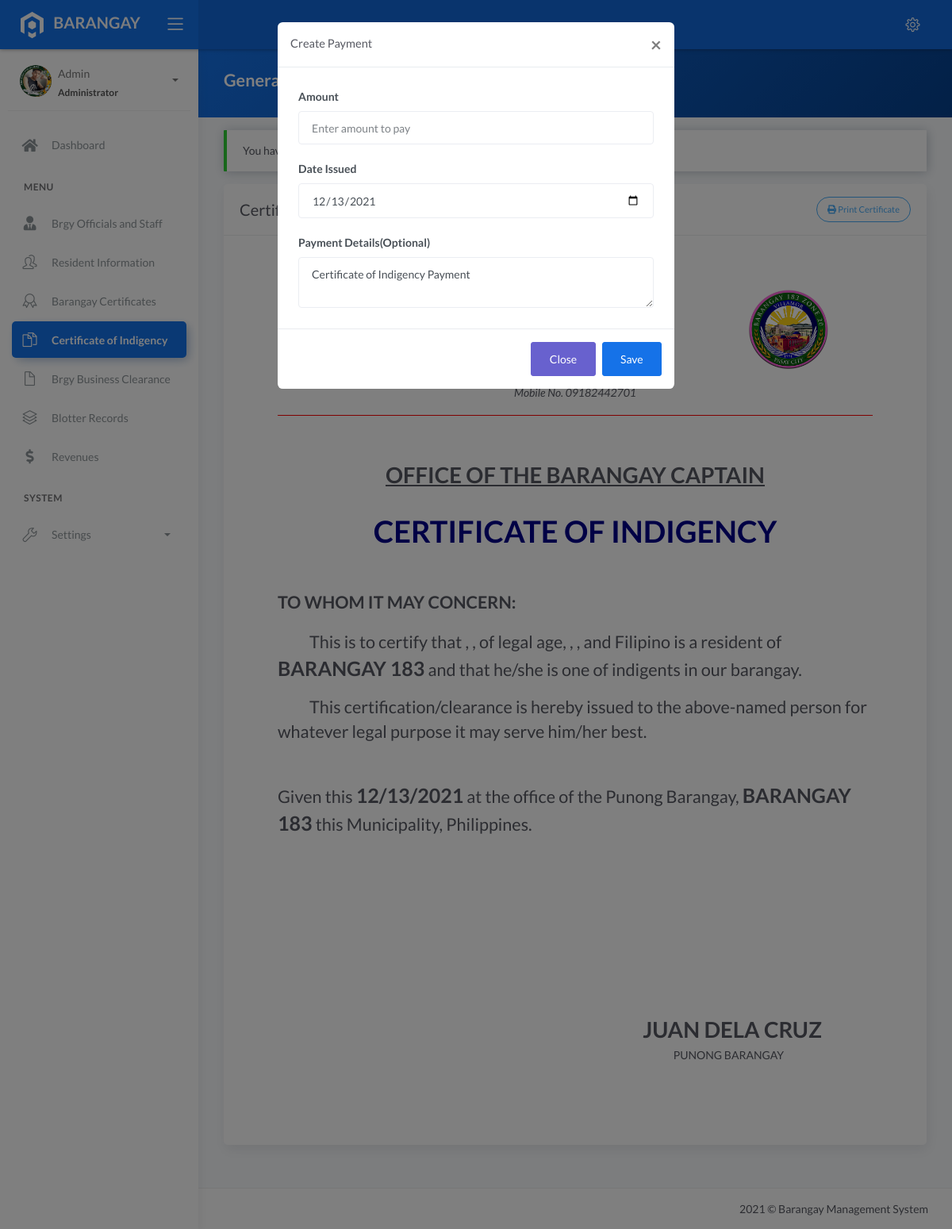
The page /generate_indi_cert.php (signed in) on the database its author committed.
### tables this page shows
CREATE TABLE `tblbrgy_info` (
  `id` int(11) NOT NULL AUTO_INCREMENT,
  `province` varchar(100) DEFAULT NULL,
  `town` varchar(100) DEFAULT NULL,
  `brgy_name` varchar(50) DEFAULT NULL,
  `number` varchar(50) DEFAULT NULL,
  `text` text DEFAULT NULL,
  `image` varchar(200) DEFAULT NULL,
  `city_logo` varchar(100) DEFAULT NULL,
  `brgy_logo` varchar(100) DEFAULT NULL,
  PRIMARY KEY (`id`)
);

CREATE TABLE `tblofficials` (
  `id` int(11) NOT NULL AUTO_INCREMENT,
  `name` varchar(50) DEFAULT NULL,
  `chairmanship` varchar(50) DEFAULT NULL,
  `position` varchar(50) DEFAULT NULL,
  `termstart` date DEFAULT NULL,
  `termend` date DEFAULT NULL,
  `status` varchar(20) DEFAULT NULL,
  PRIMARY KEY (`id`)
);

### model/fetch_brgy_info.php (called while the page is built, shortened)
<?php
    $query = "SELECT * FROM tblbrgy_info";
    $result = $conn->query($query);
	$row = $result->fetch_assoc();
	if($row){
		$brgy 		= $row['brgy_name'];
		$number =  $row['number'];
		$brgy_logo		= $row['brgy_logo'];
	}
?>

### generate_indi_cert.php (the view, shortened to what this page needs)
<?php include 'server/server.php' ?>
<?php
    $c = "SELECT * FROM tblofficials JOIN tblposition ON tblofficials.position=tblposition.id WHERE tblposition.position='Captain'";
    $captain = $conn->query($c)->fetch_assoc();
?>
<!DOCTYPE html>
<html lang="en">
<head>
	<?php include 'templates/header.php' ?>
</head>
<body>
	<div class="wrapper">
		<?php include 'templates/main-header.php' ?>
		<?php include 'templates/sidebar.php' ?>
		<div class="main-panel">
			<div class="content">
				<div class="panel-header bg-primary-gradient">
					<div class="page-inner">
						<div class="d-flex align-items-left align-items-md-center flex-column flex-md-row">
							<div>
								<h2 class="text-white fw-bold">Generate Certificate</h2>
							</div>
						</div>
					</div>
				</div>
				<div class="page-inner">
					<div class="row mt--2">
						<div class="col-md-12">
                            <?php if(isset($_SESSION['message'])): ?>
                                <div class="alert alert-<?php echo $_SESSION['success']; ?> <?= $_SESSION['success']=='danger' ? 'bg-danger text-light' : null ?>" role="alert">
                                    <?php echo $_SESSION['message']; ?>
                                </div>
                            <?php endif ?>
                            <div class="card">
								<div class="card-header">
									<div class="card-head-row">
										<div class="card-title">Certificate of Indigency</div>
										<div class="card-tools">
											<button class="btn btn-info btn-border btn-round btn-sm" onclick="printDiv('printThis')">
												<i class="fa fa-print"></i>
												Print Certificate
											</button>
										</div>
									</div>
								</div>
								<div class="card-body m-5" id="printThis">
                                    <div class="d-flex flex-wrap justify-content-around" style="border-bottom:1px solid red">
                                        <div class="text-center">
										</div>
										<div class="text-center">
                                            <h3 class="mb-0">Republic of the Philippines</h3>
                                            <h3 class="mb-0">Municipality of Pasay City <?= ucwords($province) ?></h3>
											<h3 class="mb-0"><?= ucwords($town) ?></h3>
											<h1 class="fw-bold mb-0"><?= ucwords($brgy) ?></i></h2>
                                            <p><i>Mobile No. <?= $number ?></i></p>
										</div>
                                        <div class="text-center">
                                            <img src="assets/uploads/<?= $brgy_logo ?>" class="img-fluid" width="100">
										</div>
									</div>
                                    <div class="row mt-2">
                                        <div class="col-md-12">
                                            <div class="text-center mt-5">
                                                <h1 class="mt-4 fw-bold"><u>OFFICE OF THE BARANGAY CAPTAIN</u></h1>
                                            </div>
                                            <div class="text-center">
                                                <h1 class="mt-4 fw-bold mb-5" style="font-size:38px;color:darkblue">CERTIFICATE OF INDIGENCY</h1>
                                            </div>
                                            <h2 class="mt-5 fw-bold">TO WHOM IT MAY CONCERN:</h2>
                                            <h2 class="mt-3" style="text-indent: 40px;">This is to certify that ,
                                            , of legal age, , ,
                                            and Filipino is a resident of <span class="fw-bold" style="font-size:25px"><?= ucwords($brgy) ?></span> and that he/she is one of indigents in our barangay.</h2>
                                            <h2 class="mt-3" style="text-indent: 40px;">This certification/clearance is hereby issued to the above-named person for whatever legal purpose it may serve him/her best.</h2>
                                            <h2 class="mt-5">Given this <span class="fw-bold" style="font-size:25px"><?= date('m/d/Y') ?></span> at the office of the Punong Barangay, <span class="fw-bold" style="font-size:25px"><?= ucwords($brgy) ?></span>
                                            this Municipality, Philippines.</h2>
                                        </div>
                                        <div class="col-md-12">
                                            <div class="p-3 text-right mr-5" style="margin-top:200px">
                                                <h1 class="fw-bold mb-0 text-uppercase"><?= ucwords($captain['name']) ?></h1>
                                                <p class="mr-5">PUNONG BARANGAY</p>
                                            </div>
                                        </div>
                                    </div>
								</div>
							</div>
						</div>
					</div>
				</div>
			</div>
            <div class="modal fade" id="pment" tabindex="-1" role="dialog" aria-labelledby="exampleModalLabel" aria-hidden="true"  data-backdrop="static" data-keyboard="false">
                <div class="modal-dialog" role="document">
                    <div class="modal-content">
                        <div class="modal-header">
                            <h5 class="modal-title" id="exampleModalLabel">Create Payment</h5>
                            <button type="button" class="close" data-dismiss="modal" aria-label="Close">
                                <span aria-hidden="true">&times;</span>
                            </button>
                        </div>
                        <div class="modal-body">
                            <form method="POST" action="model/save_pment.php" >
                                <div class="form-group">
                                    <label>Amount</label>
                                    <input type="number" class="form-control" name="amount" placeholder="Enter amount to pay" required>
                                </div>
                                <div class="form-group">
                                    <label>Date Issued</label>
                                    <input type="date" class="form-control" name="date" value="<?= date('Y-m-d') ?>">
                                </div>
                                <div class="form-group">
                                    <label>Payment Details(Optional)</label>
                                    <textarea class="form-control" placeholder="Enter Payment Details" name="details">Certificate of Indigency Payment</textarea>
                                </div>
                        </div>
                        <div class="modal-footer">
                            <button type="button" class="btn btn-secondary" onclick="goBack()">Close</button>
                            <button type="submit" class="btn btn-primary">Save</button>
                        </div>
                    </div>
                </div>
            </div>
			<?php include 'templates/main-footer.php' ?>
		</div>
	</div>
</body>
</html>

### rows shown on the page
tblbrgy_info: number "09182442701", brgy_logo (picture), brgy_name "BARANGAY 183"
tblofficials: name "JUAN DELA CRUZ"

### other values the page prints
$_SESSION['username'] "Admin"
$_SESSION['role'] "Administrator"
$_SESSION['message'] "You have…"
